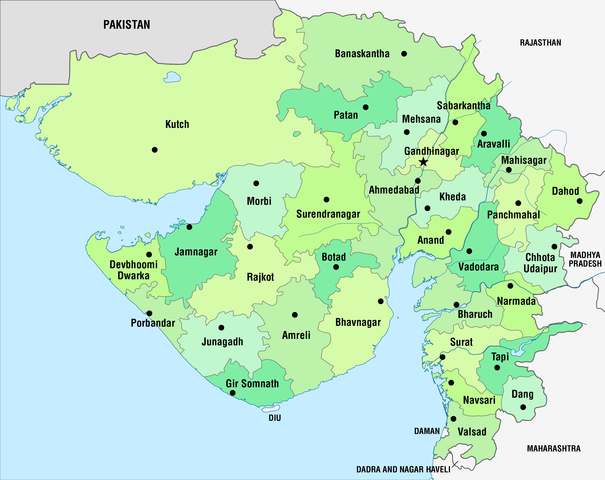
#> input picture data/warehouses/Administrative_map_of_Gujarat.png, 605 x 480 px, found by its file name
$ jupyter execute warehouses_locations_Clustering.ipynb
#> lines starting #> are read from the running program, lines starting #| are printed output that depends on the picture; after the words box and inside, x2 and y2 are one past the last pixel; in counts of white or black regions, pixels touching at a corner belong together
## Introduction

**Objective:**

Retail businesses must strategically decide storage facility locations in order to create optimal supply chains.

With the [geographic boundary of Gujarat](https://commons.wikimedia.org/wiki/File:Gujarat_map_for_WLM-IN.svg) and district-wise [locations](https://commons.wikimedia.org/wiki/File:Administrative_map_of_Gujarat.png) and [population](https://censusindia.gov.in/nada/index.php/catalog/43357/download/47050/24%20A-2%20Gujrat.pdf) available via [Wikimedia Commons](https://commons.wikimedia.org/wiki/Commons:Welcome) (cross-checked with [map from Survey of India, Govt. of India](https://surveyofindia.gov.in/files/Gujarat%20Map.pdf)) and [2011 Census Tables, Govt of India](https://censusindia.gov.in/census.website/data/census-tables), our goal is to find optimal locations and inventory sizes of warehouses, assuming population reflects demand and inventory size reflects supply.

## Obtaining data

I obtained the map of gujarat with districts from Wikimedia Commons and placed it in `data/warehouses` folder. Let's load it up.

[cell 1]
import matplotlib.pyplot as plt
img = plt.imread("data\warehouses\Administrative_map_of_Gujarat.png")
#> img is the input picture: shape (480, 605, 3) float32; mean R, G, B 0.766, 0.915, 0.792
fig, ax = plt.subplots()
ax.imshow(img)
plt.show()

Now let's get the populations for all these districts. This we have to prepare manually since the data is in a PDF format.

[cell 2]
districts = ['Kachchh', 'BanasKantha', 'Patan', 'Mahesana', 'SabarKantha',
             'Gandhinagar', 'Ahmadabad', 'Surendranagar', 'Rajkot', 'Jamnagar',
             'Porbandar', 'Junagadh', 'Amreli', 'Bhavnagar', 'Anand',
             'Kheda', 'PanchMahal', 'Dohad', 'Vadodara', 'Narmada',
             'Bharuch', 'Dang', 'Navsari', 'Valsad', 'Surat',
             'Tapi']

populations = [2092371, 3120506, 1343734, 2035064, 2428589,
               1391753, 7214225, 1756268, 3804558, 2160119,
                585449, 2743082, 1514190, 2880365, 2092745,
               2299885, 2390776, 2127086, 4165626,  590297,
               1551019,  228291, 1329672, 1705678, 6081322,
                807022]

import pandas as pd
df = pd.DataFrame({'District' : districts, 'Population' : populations})

print(df)

## Data Preparation

**Task:**

We need to add approximate coordinates of the district centers from the map to the dataframe.

**Strategy:**

We will use `threshold` in OpenCV to filter the image to show only the markers and labels. And we will use its mouse handler functionality `setMouseCallback` to record coordinates upon mouse clicks.

[cell 3]
import cv2 as cv

img = cv.imread("data\warehouses\Administrative_map_of_Gujarat_High_Res.png", cv.IMREAD_GRAYSCALE)
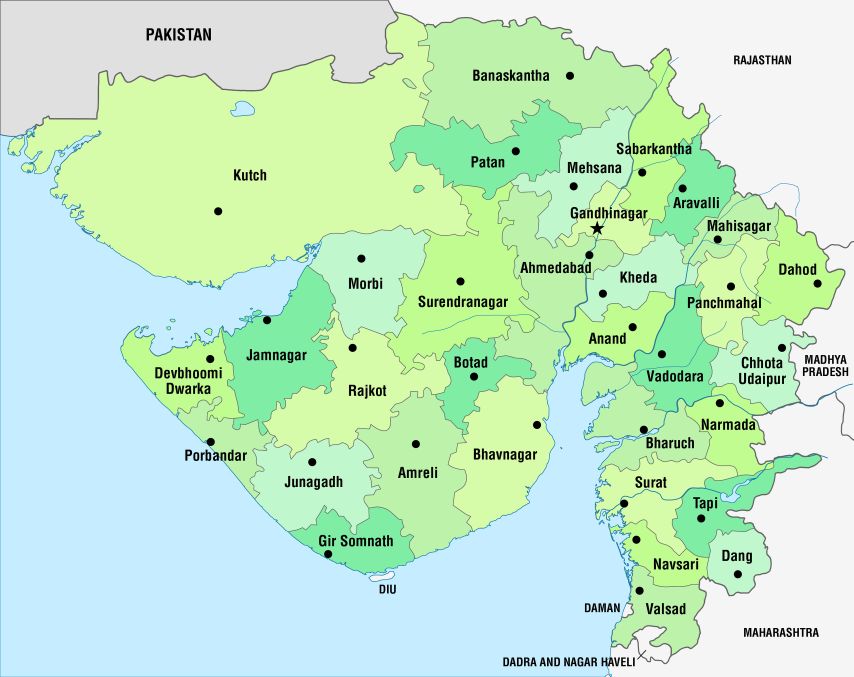
#> input picture data/warehouses/Administrative_map_of_Gujarat_High_Res.png, 2560 x 2031 px, found by its file name (shown at 1/3 size)
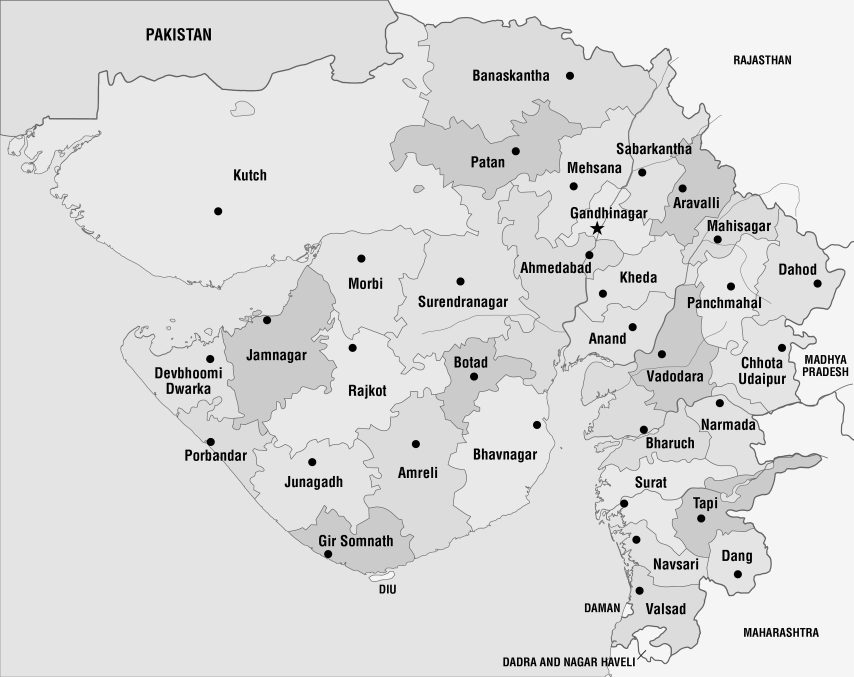
#> img: shape (2031, 2560) (shown at 1/3 size); min 0, max 255, mean 220.5
_, img = cv.threshold(img, 25,255,cv.THRESH_BINARY)
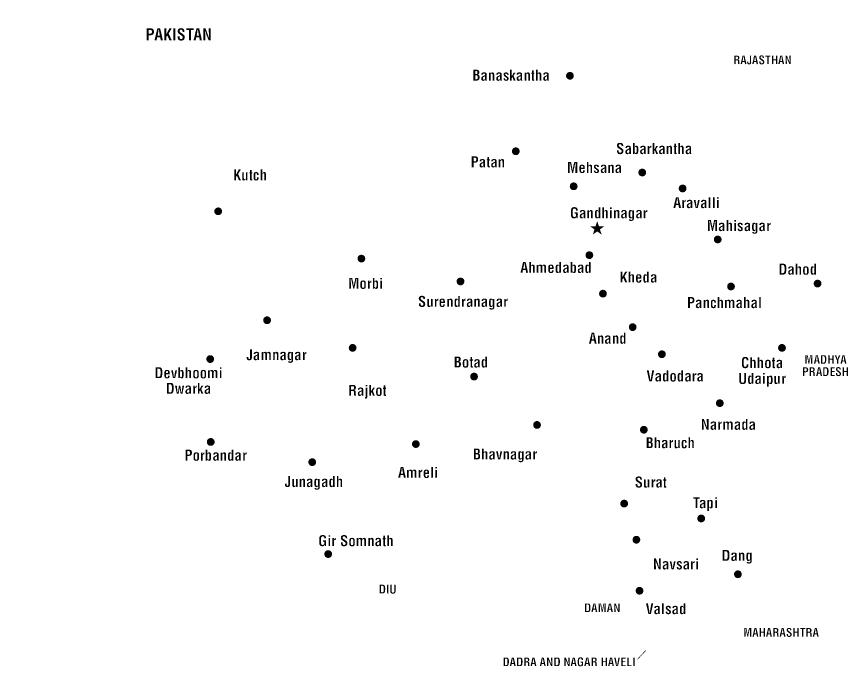
#> img: shape (2031, 2560) (shown at 1/3 size); 98.1% white; 369 black regions (2 under 20 px), largest, box (x1, y1, x2, y2) and area: (1704, 486, 1732, 519) 566, (1771, 664, 1812, 704) 557, (2124, 660, 2151, 693) 534
cimg = cv.cvtColor(img,cv.COLOR_GRAY2BGR)

plt.imshow(cimg, extent=[0, 605, 0, 480])
plt.show()

By running the following Python code in an external file, I collected the approximate coordinates of the district centers:

```python
import cv2 as cv

img = cv.imread("data\warehouses\Administrative_map_of_Gujarat_High_Resolution.png", cv.IMREAD_GRAYSCALE)
_, img = cv.threshold(img, 25,255,cv.THRESH_BINARY)
cimg = cv.cvtColor(img,cv.COLOR_GRAY2BGR)

# function to display the coordinates of
# of the points clicked on the image
def click_event(event, x, y, flags, params):
    # checking for left mouse clicks
    if event == cv.EVENT_LBUTTONDOWN:
        # printing the coordinates
        print('[', x, ', ', y, ']')

# displaying the image
cv.imshow('image', cimg)
# setting mouse handler for image click events
cv.setMouseCallback('image', click_event)
# wait for a key to be pressed to exit
cv.waitKey(0)
# close the window
cv.destroyAllWindows()
```

Let us visualize these coordinates and add them to the dataframe:

[cell 4]
import numpy as np

coordinates = np.asarray([
    [154, 149], [404, 53], [365, 107], [406, 132], [454, 122],
    [423, 161], [417, 180], [326, 199], [250, 246], [189, 227],
    [148, 312], [221, 327], [294, 314], [380, 300], [447, 231],
    [427, 208], [517, 202], [579, 200], [468, 250], [509, 286],
    [455, 305], [522, 406], [451, 382], [453, 418], [441, 356],
    [496, 367]
])


img = plt.imread("data\warehouses\Administrative_map_of_Gujarat.png")
fig, ax = plt.subplots()
ax.imshow(img)
ax.scatter(coordinates[:,0], coordinates[:,1], facecolors='none', edgecolors='r')
plt.show()
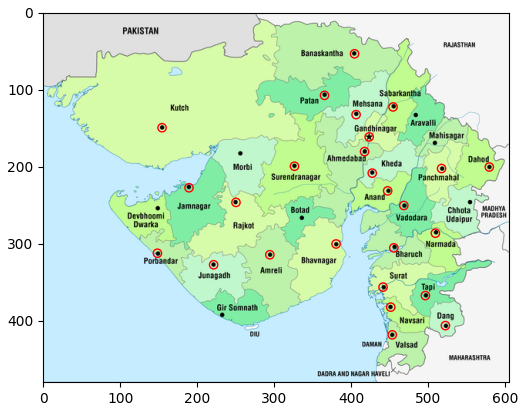
#> figure drawn by matplotlib, 1 panel

[cell 5]
df['x-coord'] = coordinates[:,0]
df['y-coord'] = coordinates[:,1]
print(df)

## Optimal locations

**Task:**

Given the coordinates and population of 26 districts in Gujarat, find optimal locations and inventory sizes of 6 to 10 warehouses, assuming population reflects demand and inventory size reflects supply.

**Strategy:**

Let's try ChatGPT for pair programming on this task. Being aware of prompt engineering concepts, I came up with the following prompt:

*AI Prompt:*
```
I am a Data Scientist.

Please suggest techniques that can be used to solve the optimization task in the problem statement below. There should be a Python library for the technique suggested. Don't suggest more than 4 techniques.

Problem Statement: Given the coordinates and population of districts in Gujarat, find optimal locations of warehouses, assuming population reflects demand.
```

Here are the 4 techniques suggested by ChatGPT:
- Linear Programming with PuLP
- Integer Programming with PuLP
- Genetic Algorithms with DEAP
- Particle Swarm Optimization with pyswarm

I searched for ways I could use PuLP library for this optimization task and found [this video on P-Median model](https://www.youtube.com/watch?v=ff7sCKhn1e0) relevant to the task at hand.

However, upon deeper understanding of P-Median model, I realized that it works when we already have warehouses locations and want to determine the allocation problem.

In our problem, unsupervised learning technique Clustering is suitable.

[cell 6]
from sklearn.cluster import KMeans
knn = KMeans(n_clusters=12, n_init='auto', random_state=42)

import warnings
warnings.filterwarnings("ignore", category=UserWarning)
knn.fit(df[['x-coord','y-coord']])

[cell 7]
fig, ax = plt.subplots()
ax.imshow(img, alpha=0.5)
ax.scatter(coordinates[:,0], coordinates[:,1], facecolors='none', edgecolors='r')
ax.scatter(knn.cluster_centers_[:,0], knn.cluster_centers_[:,1], marker='x')
for i in range(26):
    line = np.asarray([coordinates[i],knn.cluster_centers_[knn.labels_[i]]])
    ax.plot(line[:,0],line[:,1], 'k--')

plt.show()
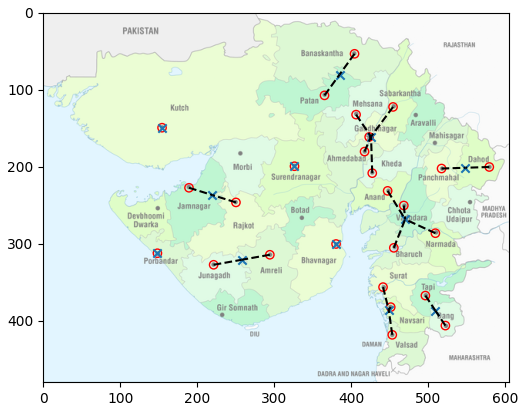
#> figure drawn by matplotlib, 1 panel

**Cost Optimization**

We will make a plot of 'number of optimally located warehouses' vs 'total cost'.

We assume transportation cost per distance as 0.05 and cost of facility opening as 5 per facility.

[cell 8]
transport_cost_per_distance = 0.05
fixed_cost_per_warenouse = 5

def costing(n):
#> called with n = 1
    knn = KMeans(n_clusters=n, n_init='auto', random_state=42)
    knn.fit(df[['x-coord','y-coord']])

    total_dist=0
    for i in range(len(df[['x-coord','y-coord']])):
        coord = df[['x-coord','y-coord']].iloc[i].to_numpy()
        line = np.asarray([coord,knn.cluster_centers_[knn.labels_[i]]])
        total_dist += np.linalg.norm(line[0]-line[1])

    transport_cost = total_dist * transport_cost_per_distance
    fixed_cost = knn.n_clusters * fixed_cost_per_warenouse
    total_cost = transport_cost + fixed_cost

    return total_cost

costs = [costing(i) for i in range(1,27)]

fig, ax = plt.subplots()
ax.plot(range(1,27), costs, 'o-')
ax.set(xlabel='Number of warehouses', ylabel='Total cost',
       title='Finding optimal number of warehouses to build')
ax.set_xticks(range(1,27))
ax.grid()
plt.show()
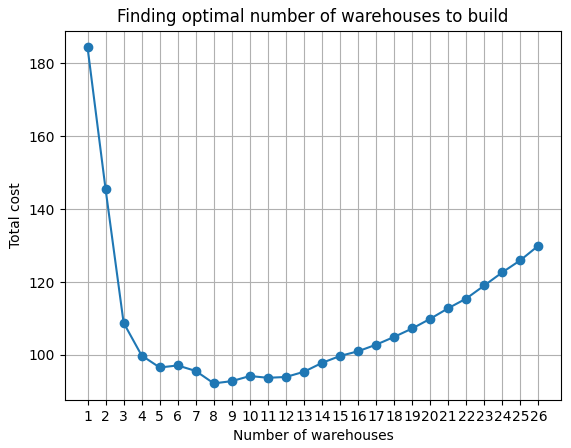
#> figure drawn by matplotlib, 1 panel; curve peaks at x = 1, y = 184.4

The most cost efficient case is 8 warehouses. Let's visualize this and second best case (9 warehouses):

[cell 9]
fig, (ax1, ax2) = plt.subplots(1, 2)

ax1.imshow(img, alpha=0.5)
knn = KMeans(n_clusters=8, n_init='auto', random_state=42)
knn.fit(df[['x-coord','y-coord']])
ax1.scatter(knn.cluster_centers_[:,0], knn.cluster_centers_[:,1], marker='x')
for i in range(len(df[['x-coord','y-coord']])):
    coord = df[['x-coord','y-coord']].iloc[i].to_numpy()
    line = np.asarray([coord,knn.cluster_centers_[knn.labels_[i]]])
    ax1.plot(line[:,0],line[:,1], 'k--')

ax2.imshow(img, alpha=0.5)
knn = KMeans(n_clusters=9, n_init='auto', random_state=42)
knn.fit(df[['x-coord','y-coord']])
ax2.scatter(knn.cluster_centers_[:,0], knn.cluster_centers_[:,1], marker='x')
for i in range(len(df[['x-coord','y-coord']])):
    coord = df[['x-coord','y-coord']].iloc[i].to_numpy()
    line = np.asarray([coord,knn.cluster_centers_[knn.labels_[i]]])
    ax2.plot(line[:,0],line[:,1], 'k--')

plt.show()
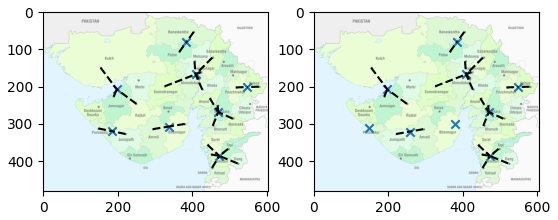
#> figure drawn by matplotlib, 2 panels

While the cost of both the setup is same, the one on left is preferable since there is better divide and conquer. In fact, when we look at the 3rd and 4th 'optimal' solutions and so on, we see a pattern: as we increase number of warehouses, the model starts overfitting the dataset. That is, we loose the benefit of servicing multiple locations with a warehouse.

So, the best choice is the optimal solution itself with 8 warehouses:

[cell 10]
fig, ax = plt.subplots()
ax.imshow(img, alpha=0.5)
knn = KMeans(n_clusters=8, n_init='auto', random_state=42)
knn.fit(df[['x-coord','y-coord']])
ax.scatter(coordinates[:,0], coordinates[:,1], facecolors='none', edgecolors='r')
warehouse_coords = knn.cluster_centers_
ax.scatter(warehouse_coords[:,0], warehouse_coords[:,1], marker='x', edgecolors='b')
for i in range(26):
    line = np.asarray([coordinates[i],warehouse_coords[knn.labels_[i]]])
    ax.plot(line[:,0],line[:,1], 'k--')

plt.show()

But we're not done yet. Note that the warehouse serving Kachch serves it over a big stretch of water. This happened because the algorithm has no knowledge of the terrain. So, we need to manually move this warehouse.

[cell 11]
fig, ax = plt.subplots()
ax.imshow(img, alpha=0.5)
knn = KMeans(n_clusters=8, n_init='auto', random_state=42)
knn.fit(df[['x-coord','y-coord']])
ax.scatter(coordinates[:,0], coordinates[:,1], facecolors='none', edgecolors='r')
warehouse_coords = knn.cluster_centers_
warehouse_coords[0] = [240, 180]
ax.scatter(warehouse_coords[:,0], warehouse_coords[:,1], marker='x', edgecolors='b')
for i in range(26):
    line = np.asarray([coordinates[i],warehouse_coords[knn.labels_[i]]])
    ax.plot(line[:,0],line[:,1], 'k--')

plt.show()

Hence, we have 8 optimally located warehouses with their coordinates:

[cell 12]
warehouses = ['W1', 'W2', 'W3', 'W4',
              'W5', 'W6', 'W7', 'W8']

df2 = pd.DataFrame({'Warehouse' : warehouses})
df2['x-coord'] = np.round(warehouse_coords[:,0], 2)
df2['y-coord'] = np.round(warehouse_coords[:,1], 2)
print(df2)

## Allocating Inventory

**Idea:**

For the initial inventory size i.e. supply, we can use the total population served as an indicator of demand.

**Strategy:**

We will sum the population served by each warehouse and divide it by 1000 to determine the initial inventory size. (Afterwards, as orders come in, required inventory could be maintained by demand forcasting.)

[cell 13]
inv_sizes = []
for i in range(8):
    inv_size = 0
    for j in range(26):
        if knn.labels_[j]==i:
            inv_size += round(populations[j]/1000)
    inv_sizes.append(inv_size)

df2['Inventory'] = inv_sizes
